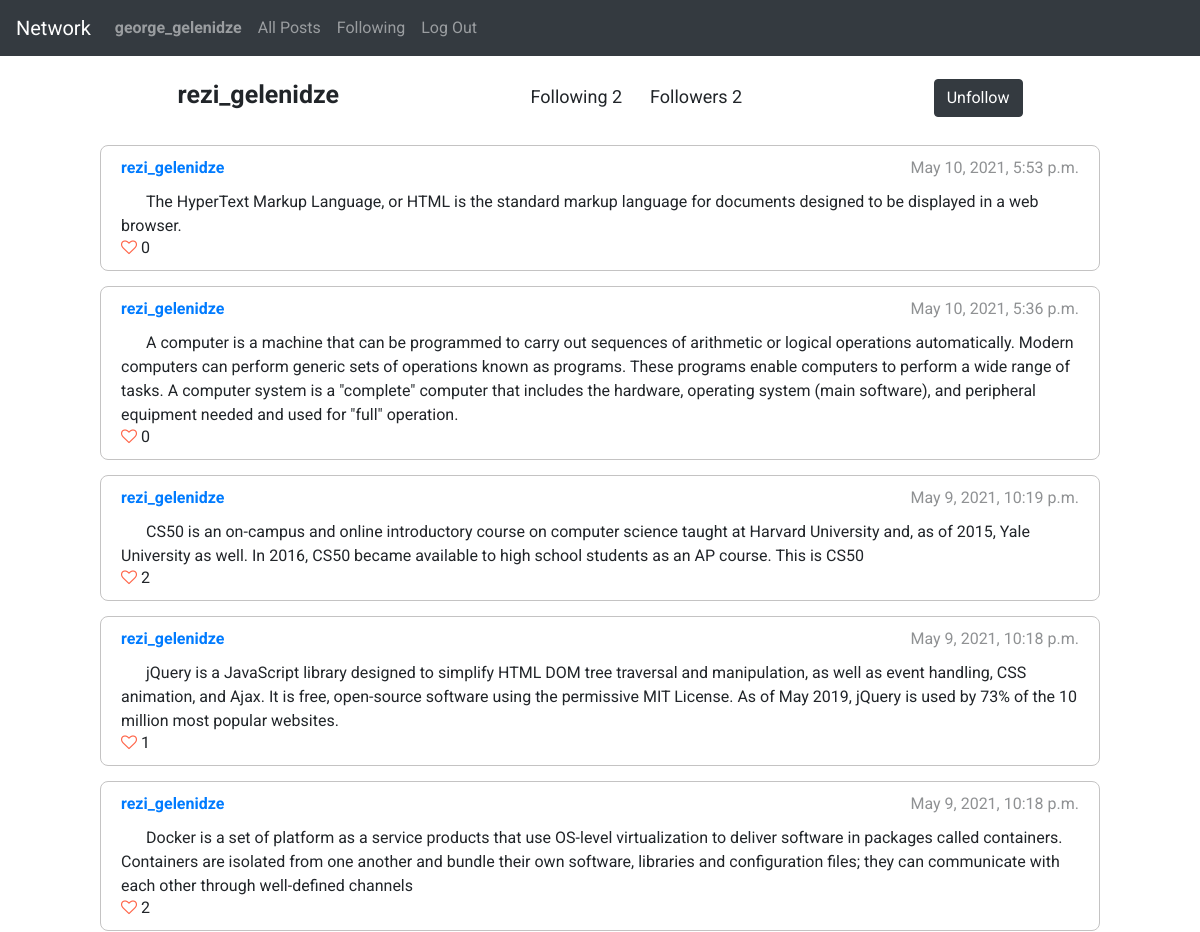
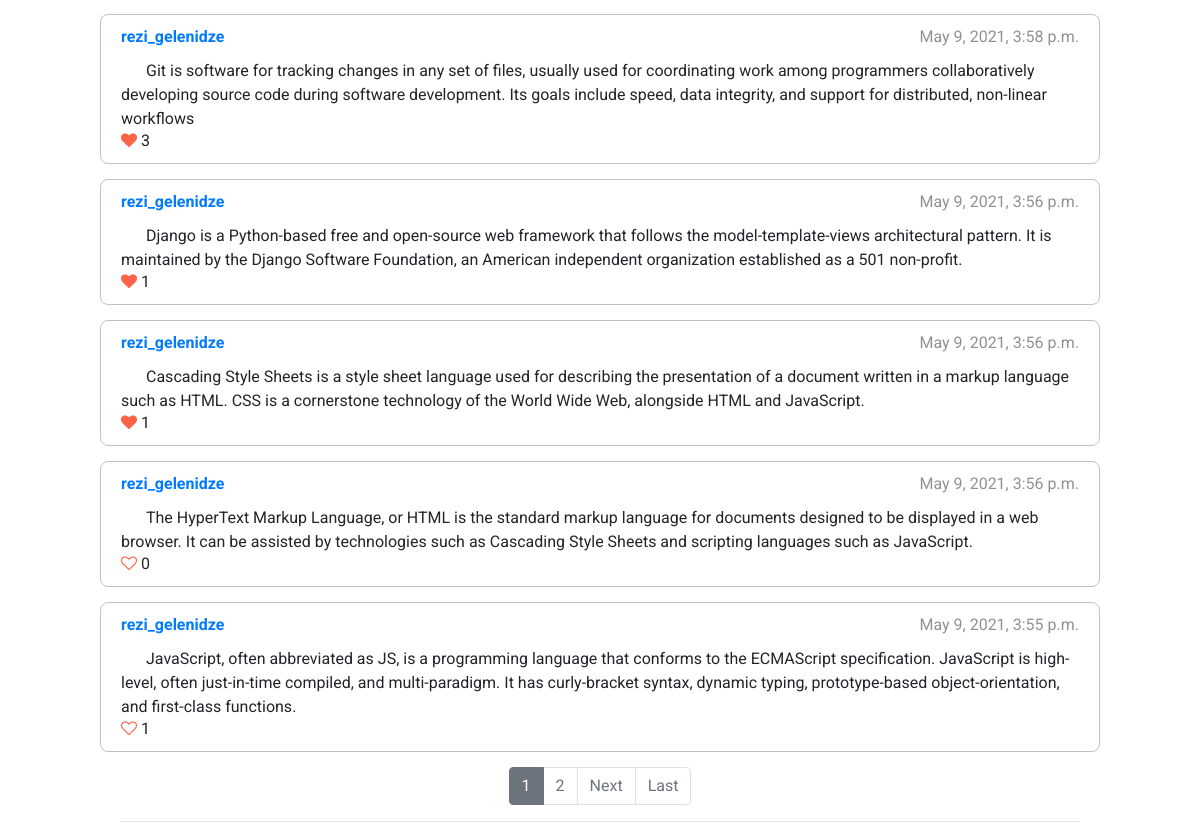
The page /profile/rezi_gelenidze (signed in) on the database its author committed (2 pictures, top to bottom).
### network/models.py (models this page shows, shortened)
class User(AbstractUser):
    pass

class Post(models.Model):
    content = models.CharField(max_length=1000)
    timestamp = models.DateTimeField(auto_now_add=True)
    author = models.ForeignKey(User, on_delete=models.CASCADE)
    def serialize(self):
        return {
            'pk':self.id,
            'content':self.content,
            'timestamp':self.timestamp,
            'author':self.author
        }

### network/views.py (the view)
# urls.py: path("profile/<str:username>", views.profile, name='profile'),  # profile view
def profile(request, username):
    if request.method == "GET":
        query = User.objects.filter(username=username)
        if not query.exists():
            return render(request, 'network/profile.html', {
                'message':'Profile not found.'
            })
        prof_userpk = query.first().pk
        page_obj = utils.init_and_paginate('profile', request, username)
        profile_data = {
            'pk':prof_userpk,
            'username':username,
            'followers':utils.count_followers(prof_userpk),
            'following':utils.count_followings(prof_userpk),
            'is_following':utils.check_follow(request.user.pk, prof_userpk)
        }
        return render(request, 'network/profile.html', {
            'page_obj':page_obj,
            'profile':profile_data
        })

### network/utils.py (called while the page is built)
def check_like(post_id, user_id):
    if Like.objects.filter(user=user_id, post=post_id).exists():
        return True
    return False

def count_like(post_id):
    return Like.objects.filter(post=post_id).count()

def count_followings(follower_id):
    return Follow.objects.filter(follower=follower_id).count()

def count_followers(following_id):
    return Follow.objects.filter(following=following_id).count()

def check_follow(follower_id, following_id):
    if Follow.objects.filter(follower=follower_id, following=following_id).exists():
        return True
    return False

def serialize_all(serialize_for, user_id, username=None):
    if serialize_for == 'profile':
        profile_user = User.objects.get(username=username)
        queryset = list(Post.objects.filter(author=profile_user).order_by('-timestamp'))
    elif serialize_for == 'index':
        queryset = list(Post.objects.all().order_by('-timestamp'))
    elif serialize_for == 'following':
        followings = list_followings(user_id)
        queryset = list(Post.objects.filter(author__in=followings).order_by('-timestamp'))
    for i in range(len(queryset)):
        post = queryset[i]
        data = post.serialize()
        data['likecount'] = count_like(post.pk)
        data['liked'] = check_like(post.pk, user_id)
        queryset[i] = data
    return queryset

def init_and_paginate(page, request, username=None):
    page_num = request.GET.get('page', 1)
    if page == 'profile':
        posts = serialize_all(page, request.user.pk, username)
    else:
        posts = serialize_all(page, request.user.pk)
    posts_paginated = Paginator(posts, 10)
    page_obj = posts_paginated.get_page(page_num)
    return page_obj

### network/templates/network/profile.html (shortened to what this page needs)
{% extends 'network/layout.html' %}
{% block body %}
    {% if message %}
        <h4 class='font-weight-bold text-center m-4'>{{ message }}</h4>
    {% else %}
    <div id='profile-info'>
        <p id='profile-username'>{{ profile.username }}</p>
        <div id='follow-info'>
            <p>Following <span id='following-count'>{{ profile.following }}</span></p>
            <p>Followers <span id='follower-count'>{{ profile.followers }}</span></p>
        </div>
        {% if user.is_authenticated and user.pk != profile.pk %}
        <button id='followbtn' class='btn btn-dark'>
            {% if profile.is_following %}
            Unfollow
            {% else %}
            Follow
            {% endif %}
        </button>
        {% endif %}
    </div>
    {% include 'network/paginated_postlist_template.html' %}
    {% endif %}
    <hr />
{% endblock %}

### network/templates/network/layout.html (shortened to what this page needs)
{% load static %}
<!DOCTYPE html>
<html lang="en">
    <head>
        <link rel="stylesheet" href="https://cdnjs.cloudflare.com/ajax/libs/font-awesome/4.7.0/css/font-awesome.min.css">
        <link rel="stylesheet" href="https://stackpath.bootstrapcdn.com/bootstrap/4.4.1/css/bootstrap.min.css">
        <link href="{% static 'network/styles.css' %}" rel="stylesheet">
    </head>
    <body>
        <nav class="navbar navbar-expand-lg navbar-dark bg-dark">
            <a class="navbar-brand" href="{% url 'index' %}">Network</a>
            <div>
              <ul class="navbar-nav mr-auto">
                {% if user.is_authenticated %}
                    <li class="nav-item">
                        <a class="nav-link" href="{% url 'profile' username=user.username %}"><strong>{{ user.username }}</strong></a>
                    </li>
                {% endif %}
                <li class="nav-item">
                  <a class="nav-link" href="{% url 'index' %}">All Posts</a>
                </li>
                {% if user.is_authenticated %}
                    <li class="nav-item">
                        <a class="nav-link" href="{% url 'following' %}">Following</a>
                    </li>
                    <li class="nav-item">
                        <a class="nav-link" href="{% url 'logout' %}">Log Out</a>
                    </li>
                {% endif %}
              </ul>
            </div>
          </nav>
        <div class="body">
            {% block body %}
            {% endblock %}
        </div>
    </body>
</html>

### network/templates/network/paginated_postlist_template.html (shortened to what this page needs)
{% for post in page_obj %}
<div class='post'>
    <div class='first-row'>
        <span class='post-username'><a href='{% url "profile" username=post.author %}' class='user-anchor'>{{ post.author }}</a></span>
        <span class='post-timestamp'>{{ post.timestamp }}</span>
    </div>
    <p class='post-content'>{{ post.content }}</p>
    <div class='bottom-row'>
        <div class='post-likesection'>
            {% if post.liked %}
            <i class="fa fa-heart likeicon" aria-hidden="true"></i>
            {% else %}
            <i class="fa fa-heart-o likeicon" aria-hidden="true"></i>
            {% endif %}
            <span class='like-counter'>{{ post.likecount }}</span>
        </div>
    </div>
</div>
{% empty %}
<h4 class='font-weight-bold m-5'>No posts.</h4>
{% endfor %}
{% if page_obj.paginator.num_pages > 1 %}
<nav>
  <ul class="pagination justify-content-center">
    {% for num in page_obj.paginator.page_range %}
      {% if page_obj.number == num %}
          <li class="page-item active"><a class="page-link" href="?page={{ num }}">{{ num }}</a></li>
      {% elif num > page_obj.number|add:'-3' and num < page_obj.number|add:'3' %}
          <li class="page-item"><a class="page-link" href="?page={{ num }}">{{ num }}</a></li>
      {% endif %}
    {% endfor %}
    {% if page_obj.has_next %}
      <li class="page-item"><a class="page-link" href="?page={{ page_obj.next_page_number }}">Next</a></li>
      <li class="page-item"><a class="page-link" href="?page={{ page_obj.paginator.num_pages }}">Last</a></li>
    {% endif %}
  </ul>
</nav>
{% endif %}

### network/static/network/styles.css (style rules this page uses)
body { font-family: 'Roboto', sans-serif; }
.post { max-width: 1000px; padding: 10px 20px; margin: 15px auto 15px auto; border: 1px solid rgb(196, 195, 195); border-radius: 8px; }
.post > .first-row, .post > .bottom-row { display: flex; justify-content: space-between; align-items: center; }
.post-username { font-weight: bold; }
.post-timestamp { opacity: 0.5; }
.post-content { margin-bottom: -2px; margin-top: 10px; text-indent: 25px; }
.likeicon { color: tomato; cursor: pointer; }
.pagination > li > a { background-color: white; color: #6c757d; }
.pagination > .active > a { color: white; background-color: #6c757d !Important; border: solid 1px #6c757d !Important; }
#profile-info { width: 100%; display: flex; justify-content: space-evenly; align-items: baseline; margin-top: 20px; }
#follow-info { display: inline-flex; }
#follow-info > p { margin: 0px 14px; font-size: large; }
#profile-username { font-size: 25px; font-weight: bold; }
hr { width: 80%; }

### rows shown on the page
User: username "george_gelenidze"
User: username "rezi_gelenidze", author "rezi_gelenidze", timestamp "May 10, 2021, 5:53 p.m.", content "The HyperText Markup Language, or HTML is the standard markup language for documents designed to be displayed in a web browser.", likecount "0", timestamp "May 10, 2021, 5:36 p.m.", content "A computer is a machine that can be programmed to carry out sequences of arithmetic or logical operations automatically. Modern computers can perform generic sets of operations known as programs. These programs enable computers to perform a wide range of tasks. A computer system is a \"complete\" computer that includes the hardware, operating system (main software), and peripheral equipment needed and used for \"full\" operation.", timestamp "May 9, 2021, 10:19 p.m.", content "CS50 is an on-campus and online introductory course on computer science taught at Harvard University and, as of 2015, Yale University as well. In 2016, CS50 became available to high school students as an AP course. This is CS50", likecount "2", timestamp "May 9, 2021, 10:18 p.m.", content "jQuery is a JavaScript library designed to simplify HTML DOM tree traversal and manipulation, as well as event handling, CSS animation, and Ajax. It is free, open-source software using the permissive MIT License. As of May 2019, jQuery is used by 73% of the 10 million most popular websites.", likecount "1", content "Docker is a set of platform as a service products that use OS-level virtualization to deliver software in packages called containers. Containers are isolated from one another and bundle their own software, libraries and configuration files; they can communicate with each other through well-defined channels", timestamp "May 9, 2021, 3:58 p.m.", content "Git is software for tracking changes in any set of files, usually used for coordinating work among programmers collaboratively developing source code during software development. Its goals include speed, data integrity, and support for distributed, non-linear workflows", likecount "3", timestamp "May 9, 2021, 3:56 p.m.", content "Django is a Python-based free and open-source web framework that follows the model-template-views architectural pattern. It is maintained by the Django Software Foundation, an American independent organization established as a 501 non-profit.", content "Cascading Style Sheets is a style sheet language used for describing the presentation of a document written in a markup language such as HTML. CSS is a cornerstone technology of the World Wide Web, alongside HTML and JavaScript.", content "The HyperText Markup Language, or HTML is the standard markup language for documents designed to be displayed in a web browser. It can be assisted by technologies such as Cascading Style Sheets and scripting languages such as JavaScript.", timestamp "May 9, 2021, 3:55 p.m.", content "JavaScript, often abbreviated as JS, is a programming language that conforms to the ECMAScript specification. JavaScript is high-level, often just-in-time compiled, and multi-paradigm. It has curly-bracket syntax, dynamic typing, prototype-based object-orientation, and first-class functions."

### other values the page prints
{{ profile.following }} "2"
{{ profile.followers }} "2"
{{ num }} "1"
{{ num }} "2"
